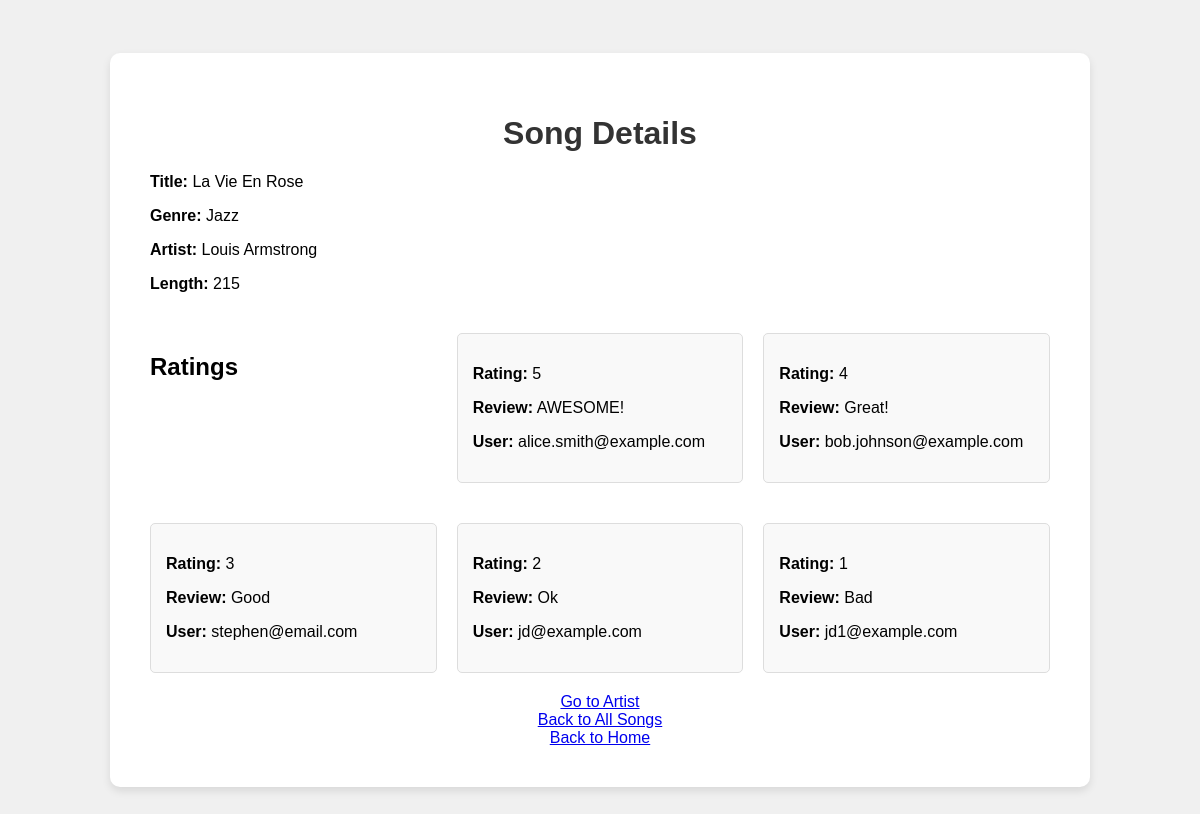
The app's page /song/11, older data.
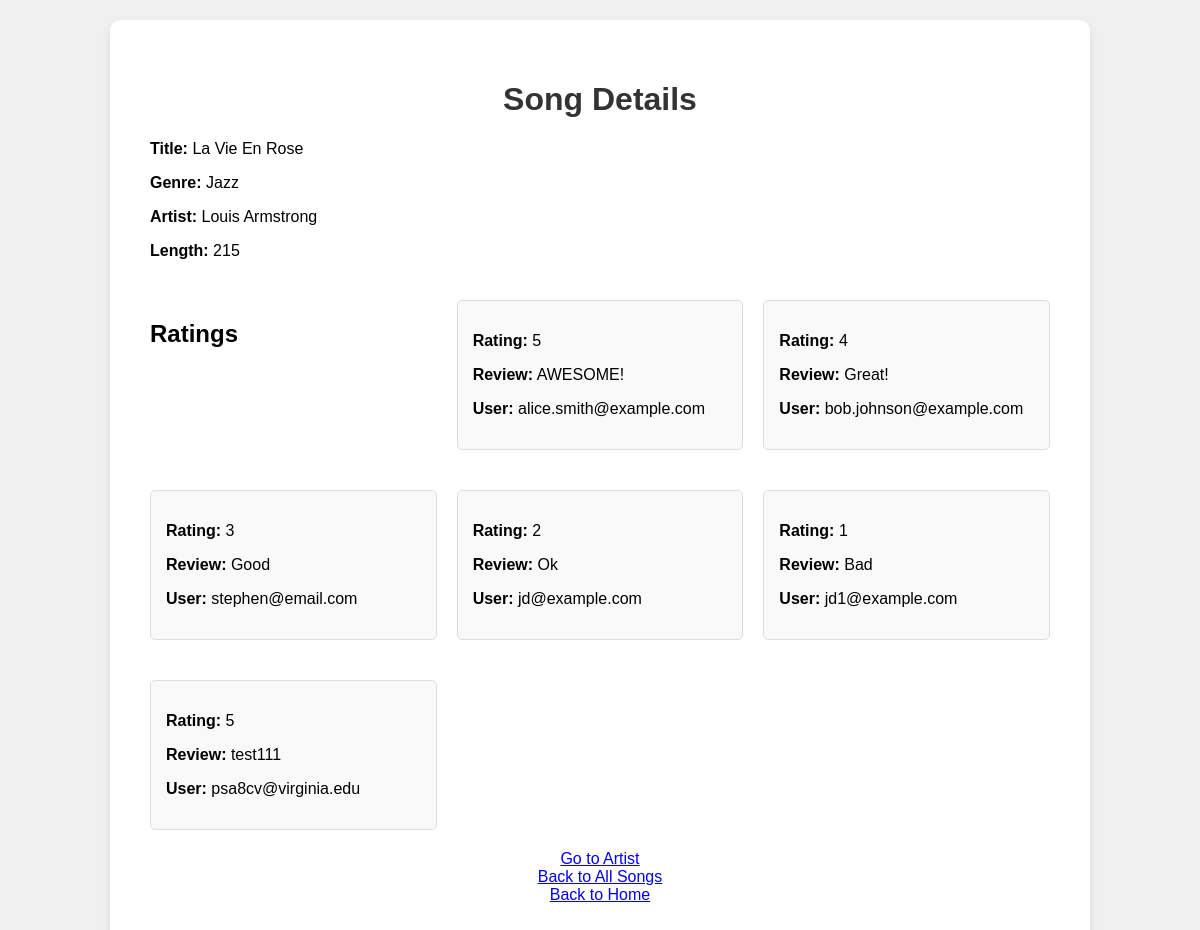
The same page, newer data.
### tables this page shows
CREATE TABLE Song (
    SongID INTEGER PRIMARY KEY,
    SongTitle TEXT,
    SongLength INTEGER,
    GenreID INTEGER,
    FOREIGN KEY (GenreID) REFERENCES Genre(GenreID)
);

CREATE TABLE Rating (
    RatingID INTEGER PRIMARY KEY,
    RatingValue INTEGER CHECK (RatingValue >= 1 AND RatingValue <= 5),
    Review TEXT,
    SongID INTEGER,
    UserID INTEGER,
    FOREIGN KEY (SongID) REFERENCES Song(SongID),
    FOREIGN KEY (UserID) REFERENCES User(UserID)
);

### routes/song_routes.py (the view)
@songs.route('/song/<int:song_id>', methods=['GET'])
def song_detail(song_id):
    song, ratings = get_song_details(song_id)
    return render_template('song_detail.html', song_id=song_id, song_title=song[1], genre=song[3], artist=song[4], song_length=song[5], ratings=ratings, artist_id=song[6])

### routes/sql_functions.py (called while the page is built)
def get_song_details(song_id):
    conn = sqlite3.connect('music.sqlite3')
    cursor = conn.cursor()
    cursor.execute("""
        SELECT SongID, SongTitle, GenreID,
               (SELECT Name FROM Genre WHERE GenreID = Song.GenreID) as Genre,
               (SELECT StageName FROM Artist WHERE ArtistID = (SELECT ArtistID FROM SongArtist WHERE SongID = ?)) as Artist,
               SongLength,
               (SELECT ArtistID FROM Artist WHERE ArtistID = (SELECT ArtistID FROM SongArtist WHERE SongID = ?)) as ArtistID
        FROM Song
        WHERE SongID = ?""", (song_id, song_id, song_id))
    song = cursor.fetchone()
    cursor.execute("SELECT RatingValue, Review, (SELECT Email FROM User WHERE UserID = Rating.UserID) as User FROM Rating WHERE SongID = ?", (song_id,))
    ratings = cursor.fetchall()
    conn.close()
    return song, ratings

### templates/song_detail.html (shortened to what this page needs)
<!DOCTYPE html>
<html lang="en">
<head>
</head>
<body>
    <div class="container">
        <h1>Song Details</h1>
        <div class="details">
            <p><strong>Title:</strong> {{ song_title }}</p>
            <p><strong>Genre:</strong> {{ genre }}</p>
            <p><strong>Artist:</strong> {{ artist }}</p>
            <p><strong>Length:</strong> {{ song_length }}</p>
        </div>
        <div class="ratings">
            <h2>Ratings</h2>
            {% for rating in ratings %}
                <div class="rating-item">
                    <p><strong>Rating:</strong> {{ rating[0] }}</p>
                    <p><strong>Review:</strong> {{ rating[1] }}</p>
                    <p><strong>User:</strong> {{ rating[2] }}</p>
                </div>
            {% endfor %}
        </div>
        <a href="/artist/{{ artist_id }}">Go to Artist</a>
        <br>
        <a href="/all_songs">Back to All Songs</a>
        <br>
        <a href="/home">Back to Home</a>
    </div>
</body>
</html>

### templates/song_detail.html (style rules this page uses)
body { font-family: Arial, sans-serif; background-color: #f0f0f0; margin: 0; padding: 20px; display: flex; justify-content: center; align-items: center; min-height: 100vh; }
.container { text-align: center; background: white; padding: 40px; border-radius: 10px; box-shadow: 0 4px 8px rgba(0,0,0,0.1); width: 90%; max-width: 900px; min-height: 80vh; }
h1 { color: #333; }
.details, .ratings { text-align: left; margin-top: 20px; }
.ratings { margin-top: 40px; display: grid; grid-template-columns: repeat(auto-fill, minmax(250px, 1fr)); grid-gap: 20px; }
.rating-item { background-color: #f9f9f9; border: 1px solid #ddd; padding: 15px; border-radius: 5px; margin-bottom: 20px; }

Row changes from the older to the newer data that the page shows:
added Rating: RatingValue "5", Review "test111", rating "psa8cv@virginia.edu"
